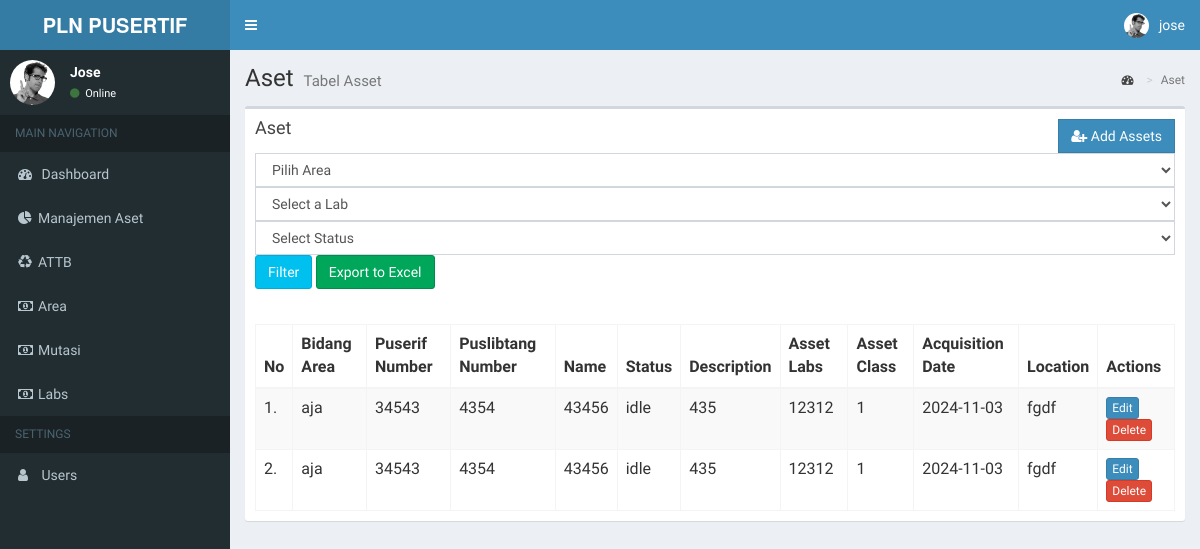
Page /asset_list.php (signed in) on the committed database.
### tables this page shows
CREATE TABLE `assets` (
  `asset_id` int NOT NULL,
  `area_id` int DEFAULT NULL,
  `puserif_number` varchar(50) DEFAULT NULL,
  `puslibtang_number` varchar(50) DEFAULT NULL,
  `name` varchar(255) NOT NULL,
  `status` varchar(50) NOT NULL,
  `description` text,
  `asset_class` int DEFAULT NULL,
  `acquisition_date` date DEFAULT NULL,
  `location` varchar(255) DEFAULT NULL,
  `acquisition_value` int NOT NULL,
  `removed_date` date DEFAULT NULL,
  `lab_id` int DEFAULT NULL
);

CREATE TABLE `areas` (
  `area_id` int NOT NULL,
  `area_code` varchar(50) NOT NULL,
  `area_name` varchar(255) NOT NULL
);

CREATE TABLE `labs` (
  `lab_id` int NOT NULL,
  `lab_name` varchar(255) NOT NULL
);

### asset_list.php (the view, shortened to what this page needs)
<?php
require 'config/db.php';
$sql = "SELECT areas.area_name , labs.lab_name , assets.*  FROM assets join areas on assets.area_id = areas.area_id  JOIN labs on assets.lab_id = labs.lab_id where status != 'removed'";
$stmt = $pdo->prepare($sql);
$stmt->execute();
$assets = $stmt->fetchAll(PDO::FETCH_ASSOC);
include('templates/top.php');
?>
<section class="content-header">
    <h1>Aset
        <small>Tabel Asset</small>
    </h1>
    <ol class="breadcrumb">
        <li><a href="asset_list.php"><i class="fa fa-dashboard"></i></a></li>
        <li class="active">Aset</li>
    </ol>
</section>
<section class="content">
    <div class="box">
        <div class="box-header">
            <h3 class="box-title">Aset</h3>
            <div class="pull-right">
                <a href="asset_form.php" class="btn btn-primary btn-flat">
                    <i class="fa fa-user-plus"></i> Add Assets
                </a>
            </div>
            <form method="GET" action="asset_list.php">
                <div class="form-group">
                    <select name="area_name" class="form-control">
                        <option>Pilih Area</option>
                    </select>
                    <select name="lab_id" class="form-control" required>
                        <option value="">Select a Lab</option>
                    </select>
                    <select name="status" class="form-control">
                        <option value="">Select Status</option>
                    </select>
                    <button type="submit" class="btn btn-info">Filter</button>
                    <a href="export.php?<?= http_build_query($_GET) ?>" class="btn btn-success">Export to Excel</a>
                </div>
            </form>
        </div>
        <div class="box-body table-responsive">
            <table class="table table-bordered table-striped">
                <thead>
                    <tr>
                        <th>No</th>
                        <th>Bidang Area</th>
                        <th>Puserif Number</th>
                        <th>Puslibtang Number</th>
                        <th>Name</th>
                        <th>Status</th>
                        <th>Description</th>
                        <th>Asset Labs</th>
                        <th>Asset Class</th>
                        <th>Acquisition Date</th>
                        <th>Location</th>
                        <th>Actions</th>
                    </tr>
                </thead>
                <tbody>
                    <?php $no = 1;
                    foreach ($assets as $asset): ?>
                        <tr>
                            <td><?= $no++ ?>.</td>
                            <td><?= htmlspecialchars($asset['area_name']) ?></td>
                            <td><?= htmlspecialchars($asset['puserif_number']) ?></td>
                            <td><?= htmlspecialchars($asset['puslibtang_number']) ?></td>
                            <td><?= htmlspecialchars($asset['name']) ?></td>
                            <td><?= htmlspecialchars($asset['status']) ?></td>
                            <td><?= htmlspecialchars($asset['description']) ?></td>
                            <td><?= htmlspecialchars($asset['lab_name']) ?></td>
                            <td><?= htmlspecialchars($asset['asset_class']) ?></td>
                            <td><?= htmlspecialchars($asset['acquisition_date']) ?></td>
                            <td><?= htmlspecialchars($asset['location']) ?></td>
                            <td>
                                <a class="btn btn-primary btn-xs" href="asset_form.php?id=<?= $asset['asset_id'] ?>">Edit</a>
                                <a onclick="return confirm('Apakah Anda yakin hapus data?')" class="btn btn-danger btn-xs" href="delete_asset.php?id=<?= $asset['asset_id'] ?>">Delete</a>
                            </td>
                        </tr>
                    <?php endforeach; ?>
                </tbody>
            </table>
        </div>
    </div>
</section>
<?php
include 'templates/bottom.php';
?>

### rows in the picture
assets: area.area_name "aja", puserif_number "34543", puslibtang_number "4354", name "43456", status "idle", description "435", lab.lab_name "12312", asset_class "1", acquisition_date "2024-11-03", location "fgdf"
assets: area.area_name "aja", puserif_number "34543", puslibtang_number "4354", name "43456", status "idle", description "435", lab.lab_name "12312", asset_class "1", acquisition_date "2024-11-03", location "fgdf"

### other values in the picture
$_SESSION['username'] "jose"
$_SESSION['username'] "Jose"
